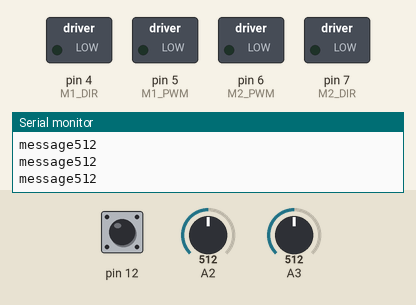
The sketch below on a simulated Arduino Uno, built with avr-gcc and run on an emulated ATmega328P. On the bench: switched loads named in the sketch (green lamp = pin HIGH), the last lines printed to the serial monitor. Dashed ring = blinking. The test bench sets the inputs (shaded band); at power-on: pin 12 HIGH, A2 = 512, A3 = 512.

Above: at 1.2 s.
1.3 s: pin 12 pulled LOW for 0.15 s
At 2.5 s:
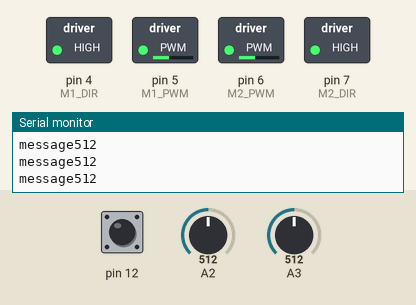
2.9 s: A2 set to 884
4.4 s: A2 set to 910
At 4.5 s:
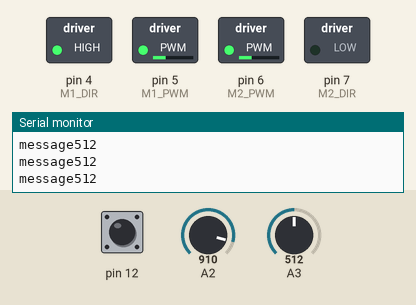
6.1 s: pin 12 pulled LOW for 1 s
At 6.2 s:
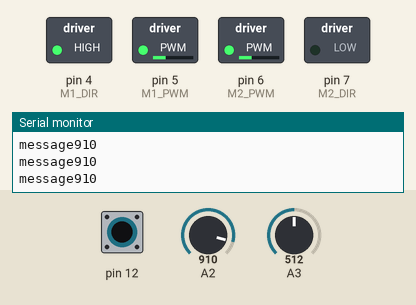
Timing chart, 0 to 9.1 s (numbered marks = the images above; inputs shaded):
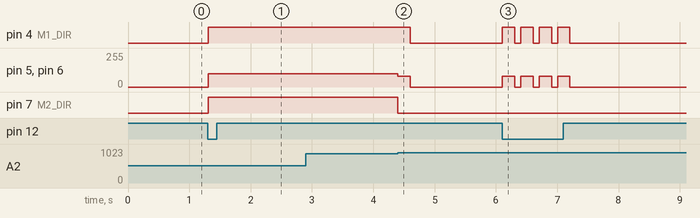

The sketch:

small_car.ino
```cpp
#define M1_DIR 4
#define M1_PWM 5
#define M2_DIR 7
#define M2_PWM 6
int ButtonRead(int ButtonPin)
{
  int Data = digitalRead(ButtonPin);
  if(ButtonPin == 12) Data = !Data;
  return Data;
}

void InitMotors()
{
  pinMode(M1_DIR, OUTPUT);
  pinMode(M1_PWM, OUTPUT);
  pinMode(M2_DIR, OUTPUT);
  pinMode(M2_PWM, OUTPUT);
}

void Motors(int Speed_1, int Speed_2)
{
  if(Speed_1 > 255) Speed_1 = 255;
  if(Speed_1 < -255) Speed_1 = -255;
  if(Speed_2 > 255) Speed_2 = 255;
  if(Speed_2 < -255) Speed_2 = -255;

  if(Speed_1 > 0)
  {
    digitalWrite(M1_DIR, 1);
    analogWrite(M1_PWM, Speed_1);
  }
  else
  {
    digitalWrite(M1_DIR, 0);
    analogWrite(M1_PWM, -Speed_1);
  }

  if(Speed_2 > 0)
  {
    digitalWrite(M2_DIR, 1);
    analogWrite(M2_PWM, Speed_2);
  }
  else
  {
    digitalWrite(M2_DIR, 0);
    analogWrite(M2_PWM, -Speed_2);
  }
}

//Ехать вперед
void MoveForward(int Speed)
{
  Motors(Speed, Speed);
}

int LineSensorRead(int SensorPin)
{
  if(SensorPin < A0 || SensorPin > A3)
    return -1;

  int Data = analogRead(SensorPin);
  return Data;
}

void TurnLeft(int Speed)
{
  Motors(-Speed, Speed);
}

void TurnRight(int Speed)
{
  Motors(Speed, -Speed);
}

void Stop()
{
  Motors(0, 0);
}


void setup()
{
  pinMode(12, INPUT_PULLUP);
  InitMotors();
  Serial.begin(9600);
}

void loop()
{
  while (ButtonRead(12))
  {
    do
    {
      MoveForward(100);

      int leftSensor = LineSensorRead(A2);
      int rightSensor = LineSensorRead(A3);

      if(leftSensor > 900)
      {
        TurnRight(80);
        delay(200);
      }
      else if(rightSensor > 900)
      {
        TurnLeft(80);
        delay(200);
      }
    }
    while(LineSensorRead(A2) < 900 && LineSensorRead(A3) < 900);
    Stop();
    delay(100);
  }

  Serial.print("message");
  Serial.print(LineSensorRead(A2));
  Serial.println();
}
```

task_0.cpp
```cpp
#include <stdio.h>

int main() {

	printf("Hello World!\n");

	return 0;
}
```

task_1.cpp
```cpp
#include <stdio.h>

typedef long long int Money;  // RUB

struct Person {
	Money salary;
	Money account;
	Money food;
	Money expence;
	Money rent;
	Money cost_house;
};

struct Deposite {
	Money deposite_account;
	double deposit_procent;
};

struct Mortgage {
	double procent;
	Money summa_credita;
	Money platez_month;
	Money first_platez;
	int tern;
};

struct Car {
	Money petrol;
	Money insurance;
	Money maintenance;
	int is_car;
};


struct Person alice;
struct Car alice__car;
struct Mortgage alice__mortgage;
struct Person bob;
struct Deposite alice__deposite;
struct Deposite bob__deposite;


void alice_init()
{
	alice.salary = 200 * 1000;
	alice.account = 1000 * 1000;
	alice.food = 30 * 1000;
	alice.expence = 30 * 1000;
	alice.cost_house = 14 * 1000 * 1000;

	alice__car.petrol = 5000;
	alice__car.insurance = 7000;
	alice__car.maintenance = 9000;
	alice__car.is_car = 0;

	alice__deposite.deposite_account = 0;
	alice__deposite.deposit_procent = 1.01;

	alice__mortgage.summa_credita = 14 * 1000 * 1000;
	alice__mortgage.first_platez = 14 * 100 * 10;
	alice__mortgage.procent = 9.2;
	alice__mortgage.tern = 30;
	alice__mortgage.platez_month = 106762;  // https://www.banki.ru/services/calculators/hypothec/
	alice.account -= alice__mortgage.first_platez;
}


void alice_salary(const int month)
{
	if (month == 1) {
		alice.salary *= 1.03;
	}
	alice.account += alice.salary;
}


void alice_food(const int month)
{
	if (month == 1) {
		alice.food *= 1.07;
	}
	alice.account -= alice.food;
}


void alice_expence(const int month)
{
	if (month == 1) {
		alice.account -= 10 * 1000;
	}
	alice.account -= alice.expence;
}


void alice_mortgage()
{
	alice.account -= alice__mortgage.platez_month;
}


void alice_cost_house(const int month)
{
	if (month == 1) {
		alice.cost_house *= 1.06;
	}
}


void alice_car(const int month, const int year)
{
	if ((month == 3) && (year == 2032)) {
		alice__car.is_car == 1;
		alice.account -= 1500 * 1000;
		alice.account -= alice__car.insurance;
		alice.account -= alice__car.maintenance;
	}
	if (month == 1) {
		alice__car.petrol *= 1.01;
		alice.account -= alice__car.insurance;
		alice.account -= alice__car.maintenance;
	}
	if (alice__car.is_car == 1) {
		alice.account -= alice__car.petrol;
	}
}


void alice_deposite()
{
	alice__deposite.deposite_account += alice.account;
	alice__deposite.deposite_account *= alice__deposite.deposit_procent;
	alice.account = 0;
}


void bob_init()
{
	bob.salary = 200 * 1000;
	bob.account = 1000 * 1000;
	bob.food = 30 * 1000;
	bob.expence = 30 * 1000;
	bob.rent = 30 * 1000;

	bob__deposite.deposite_account = 0;
	bob__deposite.deposit_procent = 1.01;
}


void bob_salary(const int month)
{
	if (month == 1) {
		bob.salary *= 1.03;
	}
	bob.account += bob.salary;
}


void bob_food(const int month)
{
	if (month == 1) {
		bob.food *= 1.07;
	}
	bob.account -= bob.food;
}


void bob_expence(const int month)
{
	if (month == 1) {
		bob.account -= 10 * 1000;
	}
	bob.account -= bob.expence;
}


void bob_rent()
{
	bob.account -= bob.rent;
}


void bob_deposite()
{
	bob__deposite.deposite_account += bob.account;
	bob__deposite.deposite_account *= bob__deposite.deposit_procent;
	bob.account = 0;
}


void simulation()
{
	int month = 9;
	int year = 2024;
	while (!((month == 9) && (year == 2024 + 30)))
	{
		alice_salary(month);
		alice_food(month);
		alice_expence(month);
		alice_cost_house(month);
		alice_mortgage();
		alice_car(month, year);
		alice_deposite();
		bob_salary(month);
		bob_food(month);
		bob_expence(month);
		bob_rent();
		bob_deposite();

		month += 1;
		if (month == 13) {
			month = 1;
			year += 1;
		}
	}
	alice.account += alice.cost_house;
	alice.account += alice__deposite.deposite_account;
	bob.account += bob__deposite.deposite_account;
}


void alice_print()
{
	printf("Alice account = %lld \n", alice.account);
}


void bob_print()
{
	printf("Bob account = %lld \n", bob.account);
}


int main()
{
	alice_init();
	bob_init();
	simulation();
	alice_print();
	bob_print();
	return 1;
}
```

Measured:
- the behaviour switches between 899 and 900 on A2 (found by bisection; images 1 and 2)
- after the input at 1.3 s, pin 4 (M1_DIR), pin 7 (M2_DIR): LOW → HIGH at once; pin 5 (M1_PWM), pin 6 (M2_PWM): 0/255 → 100/255 at once
- after the input at 2.9 s, every drawn part: stays the same
- after the input at 4.4 s, pin 4 (M1_DIR): HIGH → LOW after 0.20 s; pin 5 (M1_PWM), pin 6 (M2_PWM): 100/255 → 80/255 at once, → 0/255 0.20 s later; pin 7 (M2_DIR): HIGH → LOW at once
- after the input at 6.1 s, pin 4 (M1_DIR): alternates HIGH for 0.20 s and LOW for 0.10 s, 8 changes in all, then stays LOW, starting at once; pin 5 (M1_PWM), pin 6 (M2_PWM): alternates 80/255 for 0.20 s and 0/255 for 0.10 s, 8 changes in all, then stays 0/255, starting at once
